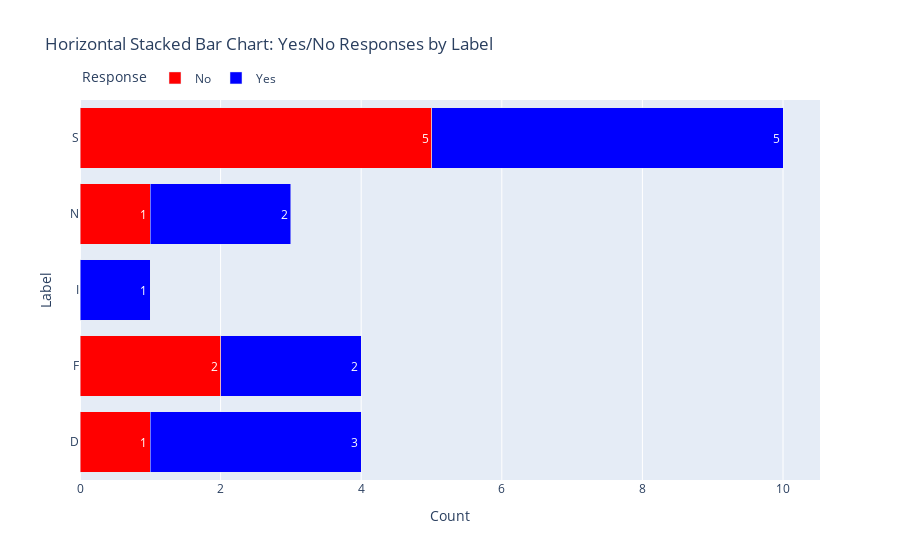

Notebook code for this chart:
### Markdown cell above
# Bar Chart

### Code cell
import pandas as pd
import plotly.express as px

# Step 1: Read the CSV file
df = pd.read_csv('bar_assignment.csv')

# Step 2: Transform 1 -> "Yes" and 0 -> "No"
df['COUNT'] = df['COUNT'].replace({1: 'Yes', 0: 'No'})

# Step 3: Group by LABEL and COUNT, then count occurrences
grouped_df = df.groupby(['LABEL', 'COUNT']).size().reset_index(name='TOTAL')

# Step 4: Sort the DataFrame alphabetically by LABEL
grouped_df = grouped_df.sort_values(by='LABEL')

# Step 5: Create the horizontal stacked bar chart
fig = px.bar(
    grouped_df, 
    x='TOTAL', 
    y='LABEL', 
    color='COUNT', 
    orientation='h', 
    barmode='stack',
    labels={'TOTAL': 'Count', 'LABEL': 'Label', 'COUNT': 'Response'},
    title='Horizontal Stacked Bar Chart: Yes/No Responses by Label',
    color_discrete_map={'Yes': 'blue', 'No': 'red'}  # Set colors for Yes and No
)

# Step 6: Move the legend to the top-left and arrange it horizontally
fig.update_layout(
    legend=dict(
        title='Response',
        orientation='h',  # Horizontal legend
        yanchor='bottom',  # Anchor legend at the bottom
        y=1.02,  # Position legend above the chart
        xanchor='left',  # Anchor legend to the left
        x=0  # Position legend at the left
    )
)

# Step 7: Add bar labels (values) at the tail end of each bar
fig.update_traces(
    textposition='inside',  # Place text outside the bars
    texttemplate='%{x}',  # Display the value of each bar segment
)

# Step 8: Force alphabetical sorting on the y-axis
fig.update_yaxes(categoryorder='array', categoryarray=sorted(grouped_df['LABEL'].unique()))

# Show the plot
fig.show()

### Figure 1 — Plotly figure (JSON) as saved in the notebook; plotly's stock layout.template omitted (floating-point values rounded to 4 significant figures)
{"data": [{"alignmentgroup": "True", "hovertemplate": "Response=No<br>Count=%{x}<br>Label=%{y}<extra></extra>", "legendgroup": "No", "marker": {"color": "red", "pattern": {"shape": ""}}, "name": "No", "offsetgroup": "No", "orientation": "h", "showlegend": true, "textposition": "inside", "texttemplate": "%{x}", "type": "bar", "x": [1, 2, 1, 5], "xaxis": "x", "y": ["D", "F", "N", "S"], "yaxis": "y"}, {"alignmentgroup": "True", "hovertemplate": "Response=Yes<br>Count=%{x}<br>Label=%{y}<extra></extra>", "legendgroup": "Yes", "marker": {"color": "blue", "pattern": {"shape": ""}}, "name": "Yes", "offsetgroup": "Yes", "orientation": "h", "showlegend": true, "textposition": "inside", "texttemplate": "%{x}", "type": "bar", "x": [3, 2, 1, 2, 5], "xaxis": "x", "y": ["D", "F", "I", "N", "S"], "yaxis": "y"}], "layout": {"autosize": true, "barmode": "stack", "legend": {"orientation": "h", "title": {"text": "Response"}, "tracegroupgap": 0, "x": 0, "xanchor": "left", "y": 1.02, "yanchor": "bottom"}, "title": {"text": "Horizontal Stacked Bar Chart: Yes/No Responses by Label"}, "xaxis": {"anchor": "y", "autorange": true, "domain": [0, 1], "range": [0, 10.53], "title": {"text": "Count"}, "type": "linear"}, "yaxis": {"anchor": "x", "autorange": true, "categoryarray": ["D", "F", "I", "N", "S"], "categoryorder": "array", "domain": [0, 1], "range": [-0.5, 4.5], "title": {"text": "Label"}, "type": "category"}}}
